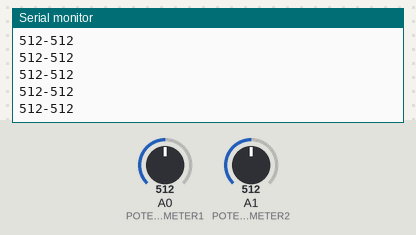
Recording of a sketch running on a simulated Arduino Uno, built with avr-gcc and run on an emulated ATmega328P. Parts: the last lines printed to the serial monitor. The inputs (shaded band) are chosen by the test bench; at power-on: A0 (POTENTIOMETER1) = 512, A1 (POTENTIOMETER2) = 512.

Above: at 1.2 s.
1.3 s: A0 (POTENTIOMETER1) set to 716
At 1.8 s:
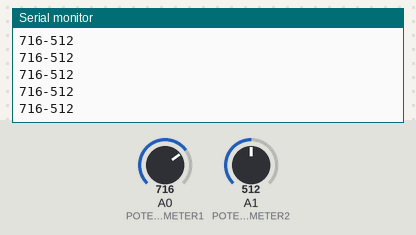
2.8 s: A1 (POTENTIOMETER2) set to 716
At 3.5 s:
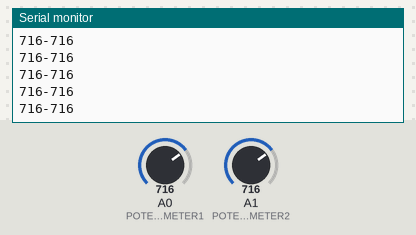
4.3 s: A0 (POTENTIOMETER1) set to 900
At 4.8 s:
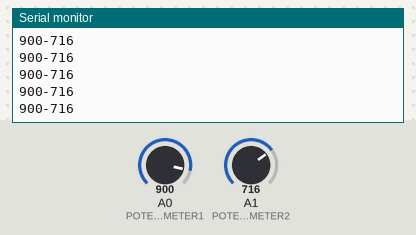
5.8 s: A1 (POTENTIOMETER2) set to 900
At 6.6 s:
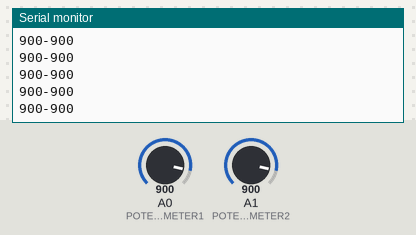
Timing chart, 0 to 8.3 s (numbered marks = the images above; inputs shaded):
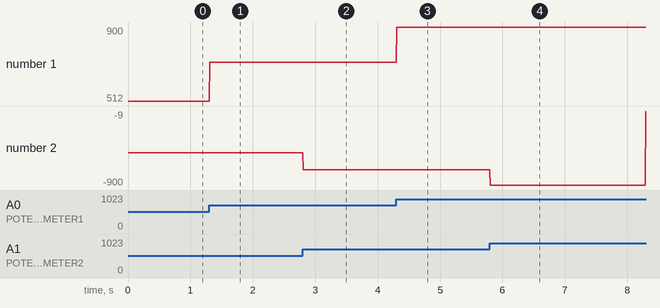

The sketch:

pythonInterfacing.ino
```cpp
#define POTENTIOMETER1 A0
#define POTENTIOMETER2 A1

void setup() {

  pinMode(POTENTIOMETER1, INPUT);
  pinMode(POTENTIOMETER2, INPUT);

  Serial.begin(9600);

}

void loop() {

  Serial.print(analogRead(POTENTIOMETER1));
  Serial.print("-");
  Serial.print(analogRead(POTENTIOMETER2));
  Serial.println();
  delay(10);

}
```

Measured:
- after the input at 1.3 s, the serial monitor: prints a new line at once (image 1)
- after the input at 2.8 s, the serial monitor: prints a new line at once (image 2)
- after the input at 4.3 s, the serial monitor: prints a new line at once (image 3)
- after the input at 5.8 s, the serial monitor: prints a new line at once (image 4)
- plotted number 1: 512 → 716 after the input at 1.3 s, 716 → 900 after the input at 4.3 s
- plotted number 2: -512 → -716 after the input at 2.8 s, -716 → -9 after the input at 5.8 s
